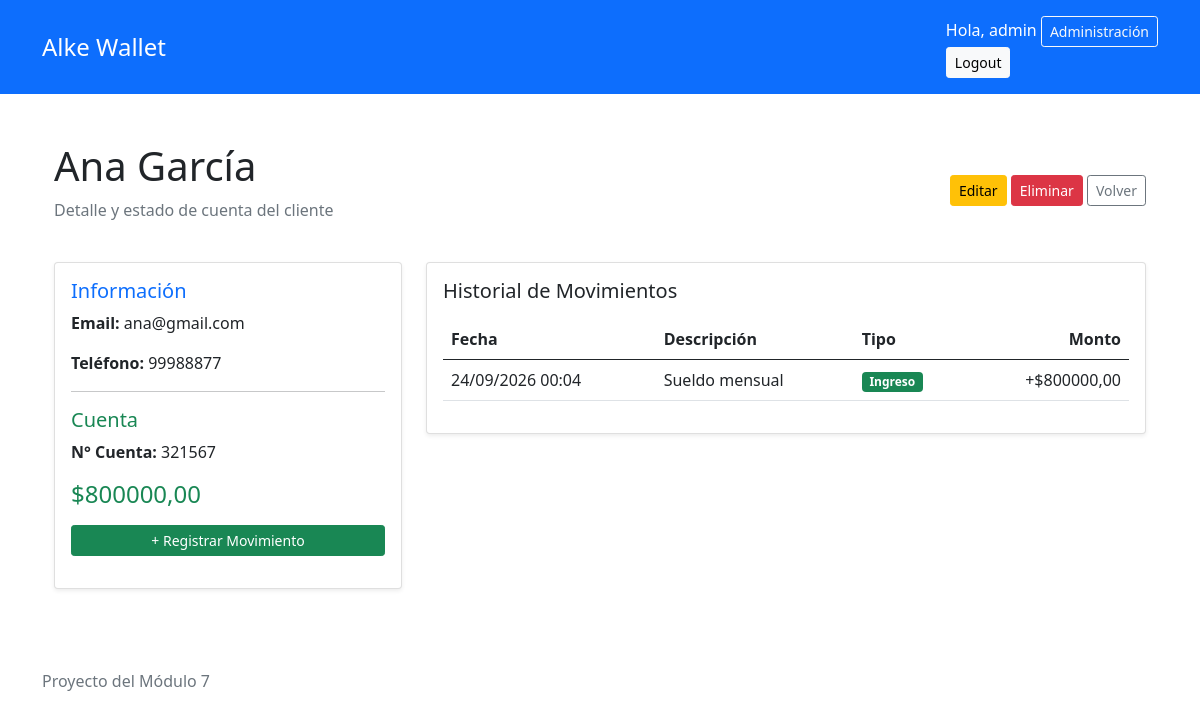
Page /clientes/5/ (signed in) on the committed database.
### gestion/models.py (models this page shows, shortened)
class Cliente(models.Model):
    nombre = models.CharField(max_length=100)
    email = models.EmailField(unique=True)
    telefono = models.CharField(max_length=20, blank=True)
    fecha_registro = models.DateTimeField(auto_now_add=True)
    class Meta:
        ordering = ["nombre"]

class Cuenta(models.Model):
    cliente = models.OneToOneField(Cliente, on_delete=models.PROTECT, related_name="cuenta")
    numero = models.CharField(max_length=20, unique=True)
    contactos_autorizados = models.ManyToManyField(Cliente, blank=True, related_name="cuentas_autorizadas")
    fecha_creacion = models.DateTimeField(auto_now_add=True)
    @property
    def saldo(self):
        ingresos = self.transacciones.filter(tipo="ingreso").aggregate(total=Sum("monto"))["total"] or Decimal("0.00")
        egresos = self.transacciones.filter(tipo="egreso").aggregate(total=Sum("monto"))["total"] or Decimal("0.00")
        return ingresos - egresos

class Transaccion(models.Model):
    TIPOS = [
        ("ingreso", "Ingreso"),
        ("egreso", "Egreso"),
    ]
    cuenta = models.ForeignKey(Cuenta, on_delete=models.PROTECT, related_name="transacciones")
    tipo = models.CharField(max_length=10, choices=TIPOS)
    monto = models.DecimalField(max_digits=12, decimal_places=2, validators=[MinValueValidator(Decimal("0.01"))],)
    descripcion = models.CharField(max_length=100)
    fecha = models.DateTimeField(auto_now_add=True)
    class Meta:
        ordering = ["-fecha", "-pk"]

### gestion/views.py (the view)
# urls.py: path("clientes/<int:pk>/", ClienteDetailView.as_view(), name="detalle_cliente"),
class ClienteDetailView(AccesoPersonalMixin, DetailView):
    model = Cliente
    template_name = "gestion/detalle_cliente.html"
    context_object_name = "cliente"
    def get_context_data(self, **kwargs):
        contexto = super().get_context_data(**kwargs)
        cuenta = Cuenta.objects.filter(
            cliente=self.object
        ).first()
        contexto["cuenta"] = cuenta
        contexto["movimientos"] = (
            cuenta.transacciones.all()
            if cuenta
            else []
        )
        return contexto

### gestion/views.py (called while the page is built)
    def test_func(self):
        return self.request.user.is_staff

### gestion/templates/gestion/detalle_cliente.html (shortened to what this page needs)
{% extends "base.html" %}
{% block content %}
<div class="container my-4">
    <div class="d-flex justify-content-between align-items-center mb-4">
        <div>
            <h1>{{ cliente.nombre }}</h1>
            <p class="text-muted">Detalle y estado de cuenta del cliente</p>
        </div>
        <div>
            <a href="{% url 'editar_cliente' cliente.pk %}" class="btn btn-warning btn-sm">Editar</a>
            <a href="{% url 'eliminar_cliente' cliente.pk %}" class="btn btn-danger btn-sm">Eliminar</a>
            <a href="{% url 'lista_clientes' %}" class="btn btn-outline-secondary btn-sm">Volver</a>
        </div>
    </div>
    <div class="row">
        <div class="col-md-4 mb-3">
            <div class="card shadow-sm">
                <div class="card-body">
                    <h5 class="card-title text-primary">Información</h5>
                    <p><strong>Email:</strong> {{ cliente.email }}</p>
                    <p><strong>Teléfono:</strong> {{ cliente.telefono|default:"No registrado" }}</p>
                    <hr>
                    <h5 class="card-title text-success">Cuenta</h5>
                    {% if cuenta %}
                        <p><strong>N° Cuenta:</strong> {{ cuenta.numero }}</p>
                        <h4 class="text-success mb-3">${{ cuenta.saldo }}</h4>
                        <a href="{% url 'crear_transaccion' cuenta.pk %}" class="btn btn-success btn-sm w-100 mb-3">
                            + Registrar Movimiento
                        </a>
                    {% else %}
                        <p class="text-warning">Sin cuenta asociada.</p>
                    {% endif %}
                </div>
            </div>
        </div>
        <div class="col-md-8">
            <div class="card shadow-sm">
                <div class="card-body">
                    <h5 class="card-title mb-3">Historial de Movimientos</h5>
                    {% if movimientos %}
                        <table class="table table-hover">
                            <thead>
                                <tr>
                                    <th>Fecha</th>
                                    <th>Descripción</th>
                                    <th>Tipo</th>
                                    <th class="text-end">Monto</th>
                                </tr>
                            </thead>
                            <tbody>
                                {% for mov in movimientos %}
                                    <tr>
                                        <td>{{ mov.fecha|date:"d/m/Y H:i" }}</td>
                                        <td>{{ mov.descripcion }}</td>
                                        <td>
                                            <span class="badge {% if mov.tipo == 'ingreso' %}bg-success{% else %}bg-danger{% endif %}">
                                                {{ mov.get_tipo_display }}
                                            </span>
                                        </td>
                                        <td class="text-end">
                                            {% if mov.tipo == 'ingreso' %}+${{ mov.monto }}{% else %}-${{ mov.monto }}{% endif %}
                                        </td>
                                    </tr>
                                {% endfor %}
                            </tbody>
                        </table>
                    {% else %}
                        <p class="text-muted">No hay movimientos registrados.</p>
                    {% endif %}
                </div>
            </div>
        </div>
    </div>
</div>
{% endblock %}

### gestion/templates/base.html (shortened to what this page needs)
{% load static %}
<!DOCTYPE html>
<html lang="es">
    <head>
        <link href="https://cdn.jsdelivr.net/npm/bootstrap@5.0.2/dist/css/bootstrap.min.css" rel="stylesheet">
    </head>
    <body>
        <header class="bg-primary text-white py-3">
            <div class="container">
                <div class="d-flex flex-wrap gap-3 justify-content-between align-items-center">
                    <a href="{% url 'lista_clientes' %}" class="h4 text-white text-decoration-none mb-0">Alke Wallet</a>
                    {% if user.is_authenticated %}
                        <div d-flex flex-wrap gap-2>
                            <span>Hola, {{ user.username }}</span>
                            {% if user.is_staff %}
                                <a href="{% url 'admin:index' %}" class="btn btn-outline-light btn-sm">Administración</a>
                            {% endif %}
                            <form method="post" action="{% url 'logout' %}">
                                <button type="submit" class="btn btn-light btn-sm">Logout</button>
                            </form>
                        </div>
                    {% endif %}
                </div>
            </div>
        </header>
        <main class="container py-4">
            {% block content %}
            {% endblock %}
        </main>
        <footer class="container boder-top py-3 text-muted">
            Proyecto del Módulo 7
        </footer>
    </body>
</html>

### rows in the picture
Cliente: nombre "Ana García", email "ana@gmail.com", telefono "99988877"
Cuenta: numero "321567", saldo "800000,00"
Transaccion: fecha "24/09/2026 00:04", descripcion "Sueldo mensual", tipo "Ingreso", monto "800000,00"

### other values in the picture
{{ user.username }} "admin"
